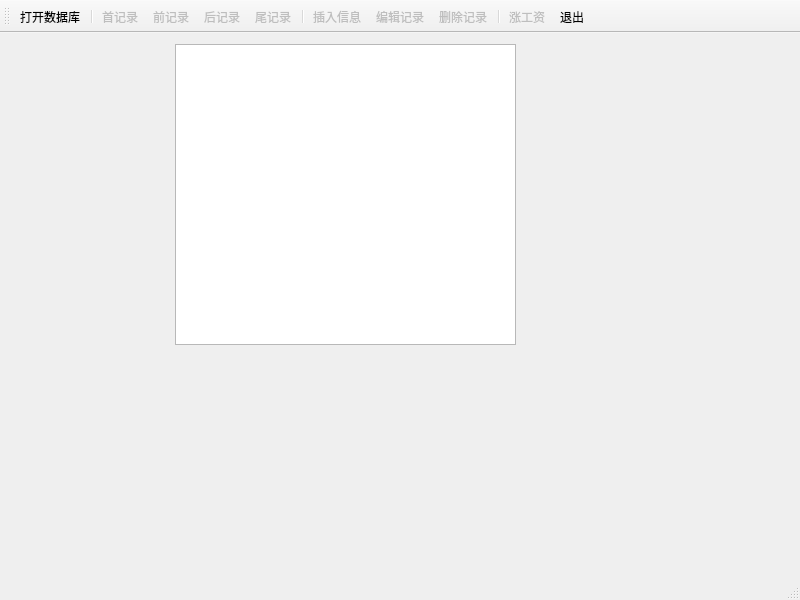
<?xml version="1.0" encoding="UTF-8"?>
<ui version="4.0">
 <class>MainWindow</class>
 <widget class="QMainWindow" name="MainWindow">
  <property name="geometry">
   <rect>
    <x>0</x>
    <y>0</y>
    <width>800</width>
    <height>600</height>
   </rect>
  </property>
  <property name="windowTitle">
   <string>MainWindow</string>
  </property>
  <widget class="QWidget" name="centralwidget">
   <widget class="QTableView" name="tableView">
    <property name="geometry">
     <rect>
      <x>175</x>
      <y>11</y>
      <width>341</width>
      <height>301</height>
     </rect>
    </property>
   </widget>
  </widget>
  <widget class="QStatusBar" name="statusbar"/>
  <widget class="QToolBar" name="toolBar">
   <property name="windowTitle">
    <string>toolBar</string>
   </property>
   <property name="iconSize">
    <size>
     <width>18</width>
     <height>18</height>
    </size>
   </property>
   <property name="toolButtonStyle">
    <enum>Qt::ToolButtonStyle::ToolButtonTextUnderIcon</enum>
   </property>
   <attribute name="toolBarArea">
    <enum>TopToolBarArea</enum>
   </attribute>
   <attribute name="toolBarBreak">
    <bool>false</bool>
   </attribute>
   <addaction name="open_sql"/>
   <addaction name="separator"/>
   <addaction name="action_first"/>
   <addaction name="action_last"/>
   <addaction name="action_next"/>
   <addaction name="action_at"/>
   <addaction name="separator"/>
   <addaction name="action_Insert"/>
   <addaction name="action_Insert_2"/>
   <addaction name="action_rome"/>
   <addaction name="separator"/>
   <addaction name="action_salary"/>
   <addaction name="action_cloce"/>
  </widget>
  <action name="open_sql">
   <property name="icon">
    <iconset theme="QIcon::ThemeIcon::FolderOpen"/>
   </property>
   <property name="text">
    <string>打开数据库</string>
   </property>
   <property name="toolTip">
    <string>选择数据库文件打开</string>
   </property>
   <property name="menuRole">
    <enum>QAction::MenuRole::NoRole</enum>
   </property>
  </action>
  <action name="action_first">
   <property name="enabled">
    <bool>false</bool>
   </property>
   <property name="icon">
    <iconset theme="media-skip-backward"/>
   </property>
   <property name="text">
    <string>首记录</string>
   </property>
   <property name="toolTip">
    <string>首条记录</string>
   </property>
   <property name="menuRole">
    <enum>QAction::MenuRole::NoRole</enum>
   </property>
  </action>
  <action name="action_last">
   <property name="enabled">
    <bool>false</bool>
   </property>
   <property name="icon">
    <iconset theme="media-seek-backward"/>
   </property>
   <property name="text">
    <string>前记录</string>
   </property>
   <property name="toolTip">
    <string>上一条记录</string>
   </property>
   <property name="menuRole">
    <enum>QAction::MenuRole::NoRole</enum>
   </property>
  </action>
  <action name="action_next">
   <property name="enabled">
    <bool>false</bool>
   </property>
   <property name="icon">
    <iconset theme="media-seek-forward"/>
   </property>
   <property name="text">
    <string>后记录</string>
   </property>
   <property name="toolTip">
    <string>后一条记录</string>
   </property>
   <property name="menuRole">
    <enum>QAction::MenuRole::NoRole</enum>
   </property>
  </action>
  <action name="action_at">
   <property name="enabled">
    <bool>false</bool>
   </property>
   <property name="icon">
    <iconset theme="media-skip-forward"/>
   </property>
   <property name="text">
    <string>尾记录</string>
   </property>
   <property name="toolTip">
    <string>最后一条记录</string>
   </property>
   <property name="menuRole">
    <enum>QAction::MenuRole::NoRole</enum>
   </property>
  </action>
  <action name="action_Insert">
   <property name="enabled">
    <bool>false</bool>
   </property>
   <property name="icon">
    <iconset resource="qrc.qrc">
     <normaloff>:/qrc/dsd.png</normaloff>:/qrc/dsd.png</iconset>
   </property>
   <property name="text">
    <string>插入信息</string>
   </property>
   <property name="toolTip">
    <string>插入个人信息</string>
   </property>
   <property name="menuRole">
    <enum>QAction::MenuRole::NoRole</enum>
   </property>
  </action>
  <action name="action_Insert_2">
   <property name="enabled">
    <bool>false</bool>
   </property>
   <property name="icon">
    <iconset resource="qrc.qrc">
     <normaloff>:/qrc/OIP-C.jpg</normaloff>:/qrc/OIP-C.jpg</iconset>
   </property>
   <property name="text">
    <string>编辑记录</string>
   </property>
   <property name="toolTip">
    <string>编辑个人信息</string>
   </property>
   <property name="menuRole">
    <enum>QAction::MenuRole::NoRole</enum>
   </property>
  </action>
  <action name="action_rome">
   <property name="enabled">
    <bool>false</bool>
   </property>
   <property name="icon">
    <iconset resource="qrc.qrc">
     <normaloff>:/qrc/OIP-C (1).jpg</normaloff>:/qrc/OIP-C (1).jpg</iconset>
   </property>
   <property name="text">
    <string>删除记录</string>
   </property>
   <property name="toolTip">
    <string>删除选中的个人信息</string>
   </property>
   <property name="menuRole">
    <enum>QAction::MenuRole::NoRole</enum>
   </property>
  </action>
  <action name="action_salary">
   <property name="enabled">
    <bool>false</bool>
   </property>
   <property name="icon">
    <iconset resource="qrc.qrc">
     <normaloff>:/qrc/up.bmp</normaloff>:/qrc/up.bmp</iconset>
   </property>
   <property name="text">
    <string>涨工资</string>
   </property>
   <property name="toolTip">
    <string>每个员工都涨工资500</string>
   </property>
   <property name="menuRole">
    <enum>QAction::MenuRole::NoRole</enum>
   </property>
  </action>
  <action name="action_cloce">
   <property name="enabled">
    <bool>true</bool>
   </property>
   <property name="icon">
    <iconset resource="qrc.qrc">
     <normaloff>:/qrc/132.bmp</normaloff>:/qrc/132.bmp</iconset>
   </property>
   <property name="text">
    <string>退出</string>
   </property>
   <property name="toolTip">
    <string>退出程序</string>
   </property>
   <property name="menuRole">
    <enum>QAction::MenuRole::NoRole</enum>
   </property>
  </action>
 </widget>
 <resources>
  <include location="qrc.qrc"/>
 </resources>
 <connections>
  <connection>
   <sender>action_cloce</sender>
   <signal>triggered()</signal>
   <receiver>MainWindow</receiver>
   <slot>close()</slot>
   <hints>
    <hint type="sourcelabel">
     <x>-1</x>
     <y>-1</y>
    </hint>
    <hint type="destinationlabel">
     <x>399</x>
     <y>299</y>
    </hint>
   </hints>
  </connection>
 </connections>
</ui>
